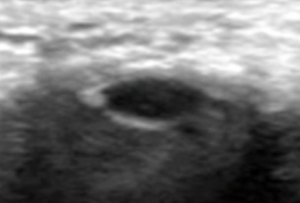
#> input picture Vis/demo.png, 300 x 203 px
$ jupyter execute semi_auto_segmentation_demo.ipynb   (older library calls are emulated)
#> lines starting #> are read from the running program, lines starting #| are printed output that depends on the picture; after the words box and inside, x2 and y2 are one past the last pixel; in counts of white or black regions, pixels touching at a corner belong together
Test cell

[cell 1]
import cv2
import numpy as np
import matplotlib.pyplot as plt
from skimage.segmentation import morphological_geodesic_active_contour

# Configure matplotlib font fallback (kept for completeness)
plt.rcParams['font.sans-serif'] = ['Microsoft JhengHei', 'SimHei', 'Arial Unicode MS']
plt.rcParams['axes.unicode_minus'] = False

## Load the ROI image

`demo.png` already contains the ROI after extraction and context padding.

[cell 2]
# Load demo.png (ROI image)
roi = cv2.imread('demo.png')
#> roi is the input picture: shape (203, 300, 3); mean B, G, R 113.4, 113.4, 113.4
roi = cv2.cvtColor(roi, cv2.COLOR_BGR2RGB)

print(f"ROI image shape: {roi.shape}")
#| ROI image shape: (203, 300, 3)

plt.figure(figsize=(8, 6))
plt.imshow(roi)
plt.title('Input: ROI image (demo.png)')
plt.axis('off')
plt.tight_layout()
plt.savefig('0_input_roi.png', dpi=150, bbox_inches='tight')
plt.show()

## Helper function definitions

The following helpers are used throughout the segmentation pipeline.

[cell 3]
def ensure_gray(image: np.ndarray) -> np.ndarray:
    """Convert an image to normalized grayscale (0-1)."""
    if image.ndim == 2:
        gray = image
    else:
        gray = cv2.cvtColor(image, cv2.COLOR_RGB2GRAY)
    return cv2.normalize(gray, None, 0.0, 1.0, cv2.NORM_MINMAX, dtype=cv2.CV_32F)


def largest_component(mask: np.ndarray) -> np.ndarray:
    """Keep only the largest connected component."""
    mask = (mask > 0).astype(np.uint8)
    num_labels, labels = cv2.connectedComponents(mask)
    if num_labels <= 2:
        return mask * 255
    areas = np.bincount(labels.ravel())
    areas[:1] = 0  # Ignore background label
    best_label = int(np.argmax(areas)) if areas.size > 1 else 0
    filtered = (labels == best_label).astype(np.uint8)
    return filtered * 255


def remove_boundary_components(mask: np.ndarray) -> np.ndarray:
    """Remove connected components that touch the boundary."""
    binary = (mask > 0).astype(np.uint8)
    if not np.any(binary):
        return binary
    num_labels, labels = cv2.connectedComponents(binary)
    if num_labels <= 1:
        return binary
    keep = np.zeros_like(binary)
    h, w = binary.shape
    for label in range(1, num_labels):
        component = labels == label
        if (component[0, :].any() or component[h - 1, :].any() or
            component[:, 0].any() or component[:, w - 1].any()):
            continue
        keep[component] = 1
    if keep.any():
        return keep
    return binary


def guided_filter(image: np.ndarray, guide: np.ndarray, radius: int = 4, eps: float = 1e-3) -> np.ndarray:
    """Edge-preserving guided filter."""
    I = image.astype(np.float32)
    p = guide.astype(np.float32)
    win_size = (radius * 2 + 1, radius * 2 + 1)

    mean_I = cv2.boxFilter(I, ddepth=-1, ksize=win_size, normalize=True)
    mean_p = cv2.boxFilter(p, ddepth=-1, ksize=win_size, normalize=True)
    mean_Ip = cv2.boxFilter(I * p, ddepth=-1, ksize=win_size, normalize=True)
    cov_Ip = mean_Ip - mean_I * mean_p
    mean_II = cv2.boxFilter(I * I, ddepth=-1, ksize=win_size, normalize=True)
    var_I = mean_II - mean_I * mean_I

    a = cov_Ip / (var_I + eps)
    mean_a = cv2.boxFilter(a, ddepth=-1, ksize=win_size, normalize=True)
    b = mean_p - a * mean_I
    mean_b = cv2.boxFilter(b, ddepth=-1, ksize=win_size, normalize=True)

    q = mean_a * I + mean_b
    return q

---
## Step 3: Initial segmentation (GrabCut)

GrabCut is a graph-cut-based segmentation algorithm that models foreground and background color distributions with Gaussian Mixture Models (GMMs).

### Principle:
1. **Initialize the mask**: mark the ROI border as background and an inner ellipse as foreground seeds.
2. **GMM modeling**: learn the foreground/background color distribution from the seed regions.
3. **Graph cut optimization**: solve for the optimal separating boundary.

[cell 4]
def run_grabcut_seed(roi: np.ndarray) -> tuple:
    """
    Run GrabCut and return intermediate results for visualization.

    Returns:
        seed_mask_vis: seed mask used for visualization
        foreground: GrabCut result mask
    """
    roi_h, roi_w = roi.shape[:2]
#> roi_h = 203; roi_w = 300

    # Step 3.1: initialize the seed mask
    seed_mask = np.full((roi_h, roi_w), cv2.GC_PR_FGD, dtype=np.uint8)

    # Step 3.2: mark the border as definite background
    ring = int(np.clip(min(roi_h, roi_w) * 0.05, 10, 20))
#> ring = 10
    if ring > 0:
        seed_mask[:ring, :] = cv2.GC_BGD
        seed_mask[-ring:, :] = cv2.GC_BGD
        seed_mask[:, :ring] = cv2.GC_BGD
        seed_mask[:, -ring:] = cv2.GC_BGD

    # Step 3.3: mark a center ellipse as definite foreground
    cx = roi_w // 2
#> cx = 150
    cy = roi_h // 2
#> cy = 101
    axis_x = max(2, int(roi_w * 0.15))
#> axis_x = 45
    axis_y = max(2, int(roi_h * 0.15))
#> axis_y = 30
    cv2.ellipse(seed_mask, (cx, cy), (axis_x, axis_y), 0, 0, 360, cv2.GC_FGD, -1)
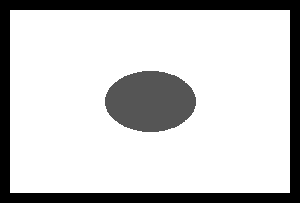
#> seed_mask: shape (203, 300); min 0, max 3, mean 2.38; drawn with min black and max white

    # Preserve a copy for visualization
    seed_mask_vis = seed_mask.copy()

    # Step 3.4: run GrabCut
    bgd_model = np.zeros((1, 65), np.float64)
    fgd_model = np.zeros((1, 65), np.float64)

    roi_for_gc = cv2.cvtColor(roi, cv2.COLOR_RGB2BGR)

    try:
        cv2.grabCut(roi_for_gc, seed_mask, None, bgd_model, fgd_model, 5, cv2.GC_INIT_WITH_MASK)
    except cv2.error as e:
        print(f"GrabCut error: {e}")
        # Fallback to a doubled ellipse if GrabCut fails
        fallback = np.zeros((roi_h, roi_w), dtype=np.uint8)
        cv2.ellipse(fallback, (cx, cy), (axis_x * 2, axis_y * 2), 0, 0, 360, 255, -1)
        return seed_mask_vis, fallback

    # Extract the foreground mask
    foreground = np.where(
        (seed_mask == cv2.GC_FGD) | (seed_mask == cv2.GC_PR_FGD),
        255, 0
    ).astype(np.uint8)

    return seed_mask_vis, foreground


seed_mask_vis, grabcut_mask = run_grabcut_seed(roi)
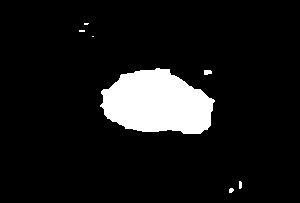
#> grabcut_mask: shape (203, 300); 9.3% white; 7 white regions (3 under 20 px), largest, box (x1, y1, x2, y2) and area: (100, 68, 215, 134) 5539, (204, 70, 212, 75) 35, (239, 181, 242, 189) 22, (229, 188, 234, 193) 20

print(f"GrabCut result: foreground pixels = {np.count_nonzero(grabcut_mask)}")
#| GrabCut result: foreground pixels = 5639

[cell 5]
# Visualize the GrabCut process
fig, axes = plt.subplots(1, 3, figsize=(15, 5))

# Visualize seed mask
seed_colors = np.zeros((*seed_mask_vis.shape, 3), dtype=np.uint8)
seed_colors[seed_mask_vis == cv2.GC_BGD] = [255, 0, 0]      # Definite background - red
seed_colors[seed_mask_vis == cv2.GC_FGD] = [0, 255, 0]      # Definite foreground - green
seed_colors[seed_mask_vis == cv2.GC_PR_FGD] = [200, 200, 200]  # Probable foreground - gray

axes[0].imshow(seed_colors)
axes[0].set_title('3.1 GrabCut seed mask\nRed=background, Green=foreground, Gray=probable', fontsize=11)
axes[0].axis('off')

# Overlay seeds on original ROI
overlay = roi.copy()
overlay[seed_mask_vis == cv2.GC_BGD] = [255, 100, 100]
overlay[seed_mask_vis == cv2.GC_FGD] = [100, 255, 100]
blended = cv2.addWeighted(roi, 0.6, overlay, 0.4, 0)

axes[1].imshow(blended)
axes[1].set_title('3.2 Seeds overlaid on ROI', fontsize=11)
axes[1].axis('off')

# GrabCut result
axes[2].imshow(grabcut_mask, cmap='gray')
axes[2].set_title('3.3 GrabCut mask', fontsize=11)
axes[2].axis('off')

plt.suptitle('Step 3: GrabCut initialization', fontsize=14, fontweight='bold')
plt.tight_layout()
plt.savefig('1_grabcut_process.png', dpi=150, bbox_inches='tight')
plt.show()

---
## Step 4: Contour refinement (MGAC)

Morphological Geodesic Active Contour (MGAC) is a morphology-inspired active contour algorithm.

### Principle:
1. **Edge detection**: detect image edges with the Canny operator.
2. **Compute weights**: edges yield low weights (high resistance) to stop the contour.
3. **Contour evolution**: the contour contracts inward like a deflating balloon until strong edges stop it.

### Key parameters:
- `balloon=-1`: inward pressure.
- `smoothing`: regularization strength.
- `init_level_set`: initialized with the GrabCut result.

[cell 6]
# Prepare MGAC inputs
roi_gray = ensure_gray(roi)

# Step 4.1: Canny edge detection
edges = cv2.Canny((roi_gray * 255).astype(np.uint8), 30, 80)
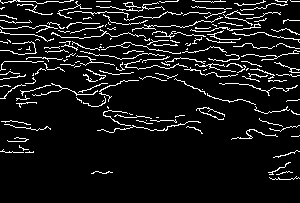
#> edges: shape (203, 300); 8.7% white in thin lines or dots, all inside (x1, y1, x2, y2) = (0, 0, 300, 180)

# Step 4.2: compute edge weights (strong edges => low weights to stop the contour)
edge_weight = np.exp(-(edges.astype(np.float32) / 255.0) * 10.0)
denom = float(np.ptp(edge_weight))
#> denom = 1
edge_weight = (edge_weight - edge_weight.min()) / (denom + 1e-6)

print(f"Edge weight range: [{edge_weight.min():.3f}, {edge_weight.max():.3f}]")
#| Edge weight range: [0.000, 1.000]

[cell 7]
# Visualize edges and weights
fig, axes = plt.subplots(1, 3, figsize=(15, 5))

axes[0].imshow(roi_gray, cmap='gray')
axes[0].set_title('4.1 Grayscale ROI', fontsize=11)
axes[0].axis('off')

axes[1].imshow(edges, cmap='gray')
axes[1].set_title('4.2 Canny edges', fontsize=11)
axes[1].axis('off')

axes[2].imshow(edge_weight, cmap='viridis')
axes[2].set_title('4.3 Edge weights (dark = high resistance)', fontsize=11)
axes[2].axis('off')

plt.suptitle('Step 4: MGAC preparation – edges and weights', fontsize=14, fontweight='bold')
plt.tight_layout()
plt.savefig('2_mgac_edge_detection.png', dpi=150, bbox_inches='tight')
plt.show()

[cell 8]
# Step 4.3: run MGAC contour evolution
mask_bool = grabcut_mask > 0
num_iter = 80  # Number of iterations

# Record evolution snapshots
evolution_stages = []
stage_iters = [0, 20, 40, 60, num_iter]

current_mask = mask_bool.copy()
evolution_stages.append(current_mask.copy())

for i, target_iter in enumerate(stage_iters[1:]):
    prev_iter = stage_iters[i]
    steps = target_iter - prev_iter
    current_mask = morphological_geodesic_active_contour(
        edge_weight,
        steps,
        init_level_set=current_mask,
        smoothing=1,
        threshold='auto',
        balloon=-1,
    )
    evolution_stages.append(current_mask.copy())
#> after the loop, evolution_stages = 5 items

mgac_mask = (current_mask.astype(np.uint8) * 255)
#> mgac_mask: shape (203, 300); 9.1% white; 2 white regions, box (x1, y1, x2, y2) and area: (101, 67, 215, 134) 5492, (204, 70, 211, 75) 27
print(f"MGAC complete: foreground pixels = {np.count_nonzero(mgac_mask)}")
#| MGAC complete: foreground pixels = 5519

[cell 9]
# Visualize MGAC evolution
fig, axes = plt.subplots(1, 5, figsize=(18, 4))

for i, (stage, ax, iter_num) in enumerate(zip(evolution_stages, axes, stage_iters)):
    # Draw contours on the original ROI
    display = roi.copy()
    contours, _ = cv2.findContours(
        (stage > 0).astype(np.uint8) * 255,
        cv2.RETR_EXTERNAL,
        cv2.CHAIN_APPROX_SIMPLE
    )
    cv2.drawContours(display, contours, -1, (255, 0, 0), 2)

    ax.imshow(display)
    ax.set_title(f'Iteration {iter_num}', fontsize=11)
    ax.axis('off')
#> this loop made 5 passes
#> iter_num on passes 1 to 5: 0, 20, 40, 60, 80

plt.suptitle('Step 4: MGAC evolution (red = contour)', fontsize=14, fontweight='bold')
plt.tight_layout()
plt.savefig('3_mgac_evolution.png', dpi=150, bbox_inches='tight')
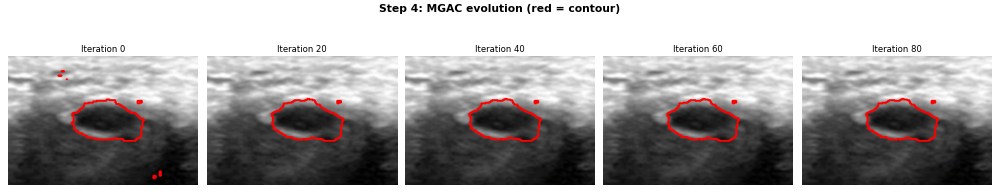
#> figure drawn by matplotlib, 5 panels
plt.show()

[cell 10]
# Compare GrabCut and MGAC
fig, axes = plt.subplots(1, 3, figsize=(15, 5))

axes[0].imshow(grabcut_mask, cmap='gray')
axes[0].set_title('GrabCut result', fontsize=11)
axes[0].axis('off')

axes[1].imshow(mgac_mask, cmap='gray')
axes[1].set_title('MGAC refined result', fontsize=11)
axes[1].axis('off')

# Difference visualization
diff = np.zeros((*grabcut_mask.shape, 3), dtype=np.uint8)
diff[..., 0] = grabcut_mask  # GrabCut in red
diff[..., 1] = mgac_mask     # MGAC in green
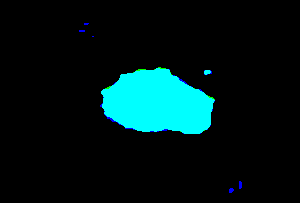
#> diff: shape (203, 300, 3); mean of channels 0, 1, 2 23.6, 23.1, 0; drawn as B, G, R
axes[2].imshow(diff)
axes[2].set_title('Difference\nRed=only GrabCut, Green=only MGAC, Yellow=overlap', fontsize=10)
axes[2].axis('off')

plt.suptitle('Step 3 → 4: GrabCut vs MGAC', fontsize=14, fontweight='bold')
plt.tight_layout()
plt.savefig('4_grabcut_vs_mgac.png', dpi=150, bbox_inches='tight')
plt.show()

---
## Step 5: Post-processing

Post-processing is composed of three sub-steps:

### 5.1 Morphological operations
- **Opening**: removes tiny noise speckles.
- **Closing**: fills small holes inside the mask.

### 5.2 Guided filtering
- Uses the original grayscale image as guidance.
- Aligns mask edges with image textures for cleaner boundaries.

### 5.3 Connected-component filtering
- Removes components that touch the ROI boundary.
- Keeps only the largest remaining component.

[cell 11]
# Step 5.1: morphological operations
kernel = np.ones((3, 3), np.uint8)
#> kernel = [[1, 1, 1], [1, 1, 1], [1, 1, 1]]

# Opening – remove small noise
mask_open = cv2.morphologyEx(mgac_mask, cv2.MORPH_OPEN, kernel)
#> mask_open: shape (203, 300); 9% white; 2 white regions, box (x1, y1, x2, y2) and area: (101, 67, 214, 134) 5488, (204, 70, 210, 74) 23

# Closing – fill small holes
mask_morph = cv2.morphologyEx(mask_open, cv2.MORPH_CLOSE, kernel)
#> mask_morph: shape (203, 300); 9.1% white; 2 white regions, box (x1, y1, x2, y2) and area: (101, 67, 214, 134) 5489, (204, 70, 210, 74) 23

print(f"After morphology: foreground pixels = {np.count_nonzero(mask_morph)}")
#| After morphology: foreground pixels = 5512

[cell 12]
# Visualize morphological operations
fig, axes = plt.subplots(1, 4, figsize=(16, 4))

axes[0].imshow(mgac_mask, cmap='gray')
axes[0].set_title('MGAC output', fontsize=11)
axes[0].axis('off')

axes[1].imshow(mask_open, cmap='gray')
axes[1].set_title('5.1a After opening\n(noise removed)', fontsize=10)
axes[1].axis('off')

axes[2].imshow(mask_morph, cmap='gray')
axes[2].set_title('5.1b After closing\n(holes filled)', fontsize=10)
axes[2].axis('off')

# Difference map
diff_morph = np.abs(mgac_mask.astype(np.int16) - mask_morph.astype(np.int16)).astype(np.uint8)
#> diff_morph: shape (203, 300); 0.01% white in thin lines or dots, all inside (x1, y1, x2, y2) = (103, 71, 215, 114)
axes[3].imshow(diff_morph, cmap='hot')
axes[3].set_title('Pixels changed by morphology', fontsize=10)
axes[3].axis('off')

plt.suptitle('Step 5.1: Morphological operations', fontsize=14, fontweight='bold')
plt.tight_layout()
plt.savefig('5_morphology.png', dpi=150, bbox_inches='tight')
plt.show()

[cell 13]
# Step 5.2: guided filtering
guided = guided_filter(roi_gray, mask_morph / 255.0, radius=4, eps=1e-3)
#> in guided_filter, `mean_II = cv2.boxFilter(I * I, ddepth=-1, ksize=win_size, normalize=Tr..`:
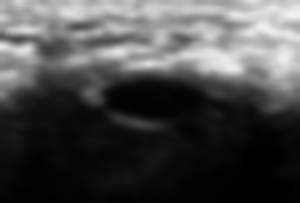
#> mean_II: shape (203, 300) float32; min 0.000209, max 0.958, mean 0.292
#> in guided_filter, `mean_a = cv2.boxFilter(a, ddepth=-1, ksize=win_size, normalize=True)`:
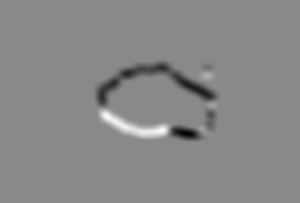
#> mean_a: shape (203, 300) float32; min -4.6, max 3.91, mean -0.0442; drawn with min black and max white
#> in guided_filter, `b = mean_p - a * mean_I`:
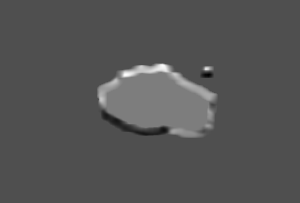
#> b: shape (203, 300) float32; min -1.73, max 3.79, mean 0.112; drawn with min black and max white
#> in guided_filter, `mean_b = cv2.boxFilter(b, ddepth=-1, ksize=win_size, normalize=True)`:
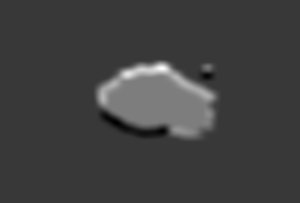
#> mean_b: shape (203, 300) float32; min -0.817, max 2.86, mean 0.112; drawn with min black and max white
mask_guided = (guided > 0.5).astype(np.uint8) * 255
#> mask_guided: shape (203, 300); 9% white; 1 white region, box (x1, y1, x2, y2) and area: (101, 68, 214, 134) 5467

print(f"After guided filtering: foreground pixels = {np.count_nonzero(mask_guided)}")
#| After guided filtering: foreground pixels = 5467

[cell 14]
# Visualize guided filtering
fig, axes = plt.subplots(1, 4, figsize=(16, 4))

axes[0].imshow(roi_gray, cmap='gray')
axes[0].set_title('Guidance image (grayscale)', fontsize=11)
axes[0].axis('off')

axes[1].imshow(mask_morph, cmap='gray')
axes[1].set_title('Post-morphology mask', fontsize=11)
axes[1].axis('off')

axes[2].imshow(guided, cmap='gray')
axes[2].set_title('5.2 Guided filter output (continuous)', fontsize=10)
axes[2].axis('off')

axes[3].imshow(mask_guided, cmap='gray')
axes[3].set_title('5.2 After thresholding', fontsize=10)
axes[3].axis('off')

plt.suptitle('Step 5.2: Guided filtering', fontsize=14, fontweight='bold')
plt.tight_layout()
plt.savefig('6_guided_filter.png', dpi=150, bbox_inches='tight')
plt.show()

[cell 15]
# Step 5.3: connected-component filtering

# Remove components touching the ROI boundary
mask_no_boundary = remove_boundary_components(mask_guided)
#> in remove_boundary_components, `num_labels, labels = cv2.connectedComponents(binary)`: num_labels = 2

# Keep only the largest component
final_mask = largest_component(mask_no_boundary)

print(f"Final mask: foreground pixels = {np.count_nonzero(final_mask)}")
#| Final mask: foreground pixels = 5467

[cell 16]
# Visualize connected-component filtering
fig, axes = plt.subplots(1, 3, figsize=(15, 5))

axes[0].imshow(mask_guided, cmap='gray')
axes[0].set_title('After guided filtering', fontsize=11)
axes[0].axis('off')

axes[1].imshow(mask_no_boundary * 255, cmap='gray')
axes[1].set_title('5.3a Remove boundary-touching components', fontsize=10)
axes[1].axis('off')

axes[2].imshow(final_mask, cmap='gray')
axes[2].set_title('5.3b Keep largest component (final mask)', fontsize=10)
axes[2].axis('off')

plt.suptitle('Step 5.3: Connected-component processing', fontsize=14, fontweight='bold')
plt.tight_layout()
plt.savefig('7_connected_components.png', dpi=150, bbox_inches='tight')
plt.show()

---
## Full pipeline overview

[cell 17]
# Final pipeline visualization
fig, axes = plt.subplots(2, 4, figsize=(18, 9))

# First row: individual steps
axes[0, 0].imshow(roi)
axes[0, 0].set_title('Input: ROI', fontsize=11)
axes[0, 0].axis('off')

axes[0, 1].imshow(grabcut_mask, cmap='gray')
axes[0, 1].set_title('Step 3: GrabCut', fontsize=11)
axes[0, 1].axis('off')

axes[0, 2].imshow(mgac_mask, cmap='gray')
axes[0, 2].set_title('Step 4: MGAC', fontsize=11)
axes[0, 2].axis('off')

axes[0, 3].imshow(final_mask, cmap='gray')
axes[0, 3].set_title('Step 5: Post-processing', fontsize=11)
axes[0, 3].axis('off')

# Second row: overlays
def overlay_mask(image, mask, color=[255, 0, 0], alpha=0.4):
    """Overlay a mask on the image."""
#> called with alpha = 0.4
    overlay = image.copy()
    mask_bool = mask > 0
    overlay[mask_bool] = np.array(color)
#> overlay: shape (203, 300, 3); mean R, G, B 131.3, 117, 117
    return cv2.addWeighted(image, 1 - alpha, overlay, alpha, 0)
#> returned value: shape (203, 300, 3)

axes[1, 0].imshow(roi)
axes[1, 0].set_title('Raw ROI', fontsize=11)
axes[1, 0].axis('off')

axes[1, 1].imshow(overlay_mask(roi, grabcut_mask, [255, 100, 100]))
axes[1, 1].set_title('GrabCut overlay', fontsize=11)
axes[1, 1].axis('off')

axes[1, 2].imshow(overlay_mask(roi, mgac_mask, [100, 255, 100]))
#> in overlay_mask (call 2), `overlay[mask_bool] = np.array(color)`: overlay: shape (203, 300, 3); mean R, G, B 116.9, 131, 116.9
axes[1, 2].set_title('MGAC overlay', fontsize=11)
axes[1, 2].axis('off')

axes[1, 3].imshow(overlay_mask(roi, final_mask, [100, 100, 255]))
#> call 3 of overlay_mask, with alpha = 0.4
#> in overlay_mask (call 3), `overlay[mask_bool] = np.array(color)`:
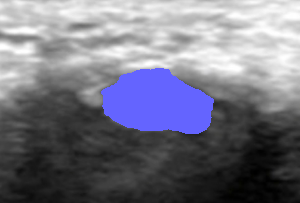
#> overlay: shape (203, 300, 3); mean R, G, B 116.9, 116.9, 130.8
axes[1, 3].set_title('Final overlay', fontsize=11)
axes[1, 3].axis('off')

plt.suptitle('Semi-automatic segmentation overview', fontsize=16, fontweight='bold')
plt.tight_layout()
plt.savefig('8_complete_pipeline.png', dpi=150, bbox_inches='tight')
plt.show()
